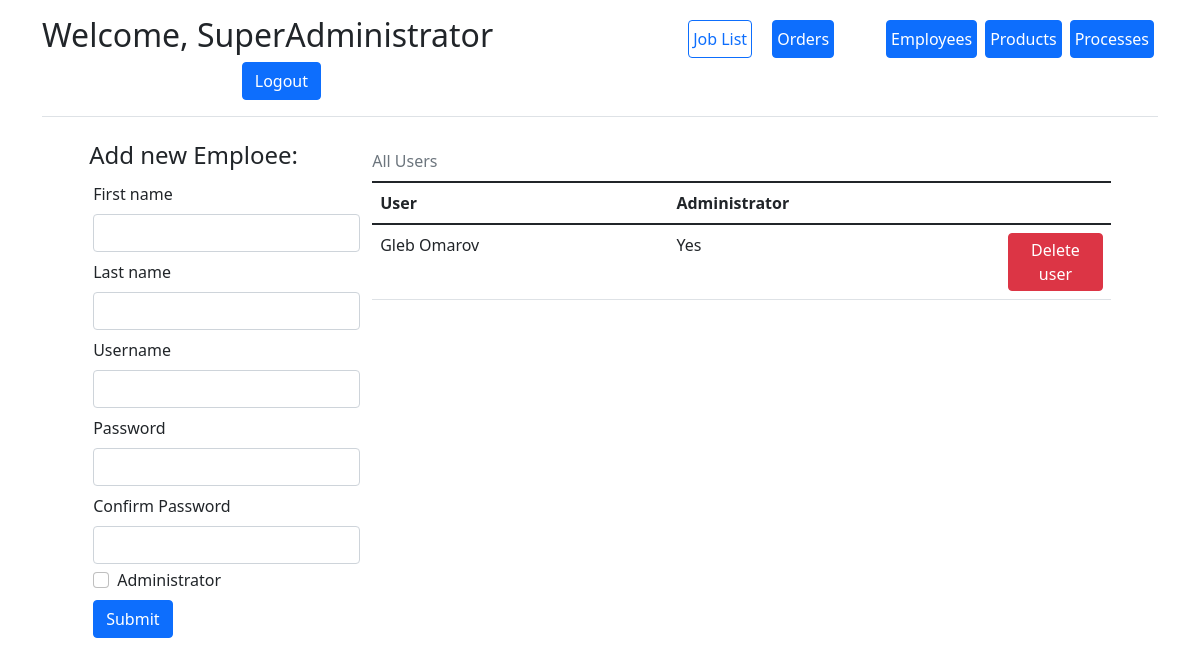
The page /add_user (signed in) on the database its author committed.
### app/models.py (models this page shows)
class Employee(db.Model, UserMixin):
    id = db.Column(db.Integer, primary_key=True, nullable=False, autoincrement=True)
    first_name = db.Column("First name", db.String)
    last_name = db.Column("Last name", db.String)
    user_name = db.Column("Username", db.String, unique=True)
    password = db.Column("Password", db.String)
    admin = db.Column("Administrator", db.Boolean, default=False)
    processes = db.relationship('Process', backref='employee', lazy='dynamic')
    active = db.Column("active", db.Boolean, default=True)

### app/routes.py (the view)
@process_app.route('/add_user')
@login_required
def add_user():
    if not current_user.admin:
        return redirect(url_for('login'))
    form = AddEmployee()
    table = models.Employee.query.filter(models.Employee.id > 1, models.Employee.active)
    return render_template('add_user.html', form=form, table=table)

### app/forms.py
class AddEmployee(FlaskForm):
    first_name = StringField("First name", validators=[InputRequired()])
    last_name = StringField("Last name", validators=[InputRequired()])
    user_name = StringField("Username", validators=[InputRequired()])
    password = PasswordField("Password", validators=[InputRequired(),
                                                     EqualTo('password_confirm', message='Passwords must match')])
    password_confirm = PasswordField("Confirm Password", validators=[InputRequired()])
    admin = BooleanField("Administrator")
    submit = SubmitField()

### app/__init__.py (called while the page is built)
@login_manager.user_loader
def load_user(user_id):
    return Employee.query.get(int(user_id))

### app/templates/add_user.html (shortened to what this page needs)
{% extends "base.html" %}
{% block content %}
<div class="container">
    <div class="row g-3 justify-content-md-center">
        <form action="" method="post" class="col-3">
            <h4>Add new Emploee:</h4>
            {% for field in form if field.name not in ("csrf_token", "submit", "admin") %}
            {{ field.label(class="m-1") }}
            {{ field(class="form-control m-1") }}
            {% endfor %}
            <div class="form-check  m-1">
                <input class="form-check-input" type="checkbox" name="admin" id="cbx_admin">
                <label class="form-check-label" for="cbx_admin">Administrator</label>
            </div>
            {{ form.submit(class="btn btn-primary m-1") }}
        </form>
        <div class="col-8">
            <table class="table table-hover">
                <caption class="caption-top test-center">All Users</caption>
                <thead>
                <tr>
                    <th scope="col">User</th>
                    <th scope="col">Administrator</th>
                    <th scope="col" style="width:15%;"></th>
                </tr>
                </thead>
                <tbody>
                {% for user in table %}
                <tr>
                    <td>{{ user.first_name }} {{ user.last_name }}</td>
                    <td>
                        {% if user.admin %} Yes {% else %} No {% endif %}
                    </td>
                    <td>
                        {% if user.id > 1 %}
                        <a href="{{ url_for('remove_user', user_id=user.id) }}" class="btn btn-danger p-1">Delete
                            user</a>
                        {% endif %}
                    </td>
                </tr>
                {% endfor %}
                </tbody>
            </table>
        </div>
    </div>
</div>
{% endblock %}

### app/templates/navbar.html
<div class="container">
    <header class="d-flex flex-wrap align-items-center justify-content-center justify-content-md-between py-3 mb-4 border-bottom">
        {% if current_user.is_authenticated %}
        <h2>Welcome, {{ current_user.first_name}} {{ current_user.last_name}}</h2>
        {% endif %}
        {% if current_user.is_authenticated and current_user.admin %}
        <ul class="nav col-12 col-md-auto mb-2 justify-content-center mb-md-0">
            <li><a href="{{ url_for('dashboard') }}" class="px-1 mx-1 btn btn-outline-primary">Job List</a></li>
            <li><a href="{{ url_for('add_order') }}" class="px-1 ms-3 me-5 btn btn-primary">Orders</a></li>
            <li><a href="{{ url_for('add_user') }}" class="px-1 mx-1 btn btn-primary">Employees</a></li>
            <li><a href="{{ url_for('add_product') }}" class="px-1 mx-1 btn btn-primary">Products</a></li>
            <li><a href="{{ url_for('add_process') }}" class="px-1 mx-1 btn btn-primary">Processes</a></li>
        </ul>
        {% endif %}
        <div class="col-md-3 text-end">
            {% if current_user.is_authenticated %}
            <a href="{{ url_for('logout') }}" class="btn btn-primary">Logout</a>
            {% else %}
            <a href="{{ url_for('login') }}" class="btn btn-outline-primary me-2">Login</a>
            {% endif %}
        </div>
    </header>
</div>

### app/static/style.css (style rules this page uses)
body { position: relative; }

### rows shown on the page
Employee: first_name "SuperAdministrator"
Employee: first_name "Gleb", last_name "Omarov", Administrator "Yes"

### other values the page prints
{{ field.label(class="m-1") }} "First name" "Last name" "Username" "Password" "Confirm Password"
